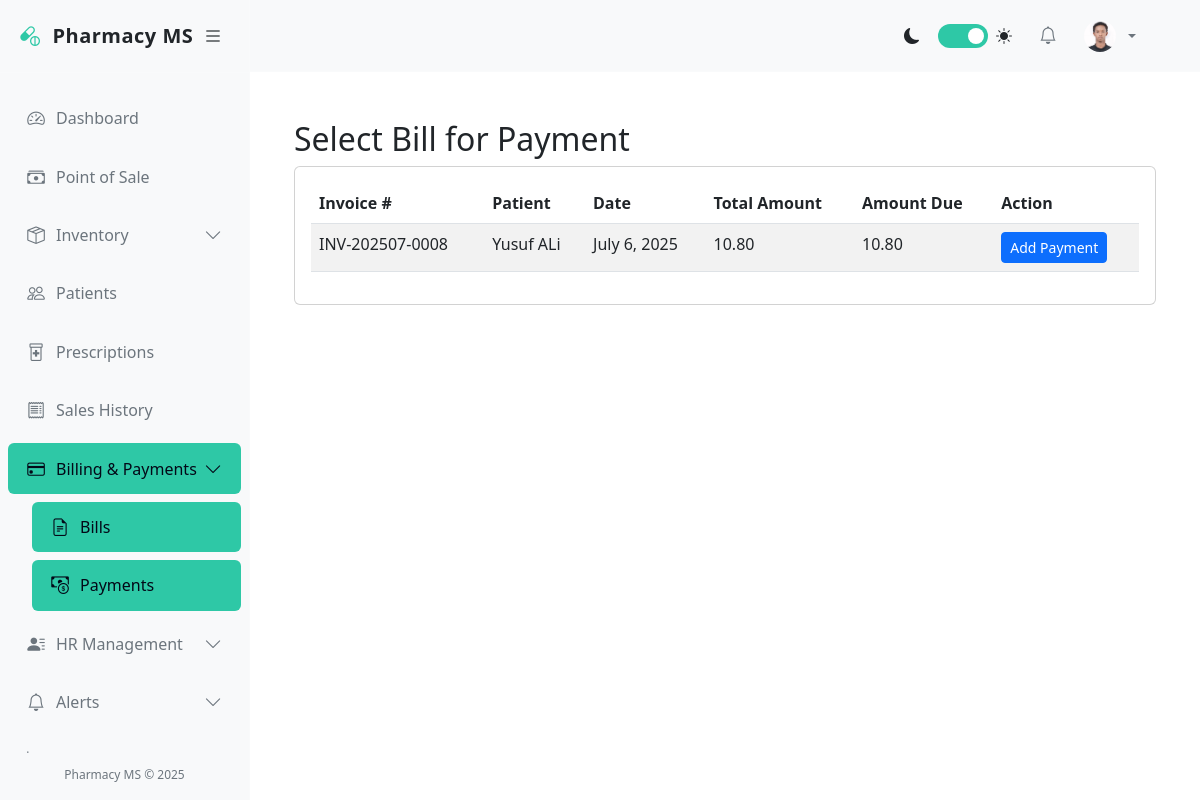
Screenshot of /pharmacy/payments/select-billing/ (signed in) with the database file from the repository.
### accounts/models.py (models this page shows, shortened)
class User(AbstractUser):
    GENDER_CHOICES = (
        ('M', 'Male'),
        ('F', 'Female'),
        ('O', 'Other'),
    )
    ROLES = (
        ('admin', 'Administrator'),
        ('pharmacist', 'Pharmacist'),
        ('cashier', 'Cashier'),
        ('manager', 'Manager'),
        ('staff', 'Staff'),
    )
    role = models.CharField(max_length=20, choices=ROLES, default='staff')
    gender = models.CharField(max_length=1, choices=GENDER_CHOICES, blank=True, null=True)
    phone = models.CharField(max_length=20, blank=True, null=True)
    address = models.TextField(blank=True, null=True)
    date_of_birth = models.DateField(blank=True, null=True)
    hire_date = models.DateField(blank=True, null=True)
    profile_picture = models.ImageField(upload_to='profile_pics/', blank=True, null=True)
    is_active = models.BooleanField(default=True)

### pharmacy/models.py (models this page shows, shortened)
class Billing(models.Model):
    PAYMENT_STATUS = (
        ('pending', 'Pending'),
        ('paid', 'Paid'),
        ('partially_paid', 'Partially Paid'),
        ('cancelled', 'Cancelled'),
    )
    invoice_number = models.CharField(max_length=50, unique=True, blank=True)
    patient = models.ForeignKey(Patient, on_delete=models.CASCADE, related_name='billings')
    date = models.DateField(default=timezone.now)
    due_date = models.DateField()
    amount = models.DecimalField(max_digits=10, decimal_places=2)
    tax_amount = models.DecimalField(max_digits=10, decimal_places=2, default=0)
    discount_amount = models.DecimalField(max_digits=10, decimal_places=2, default=0)
    total_amount = models.DecimalField(max_digits=10, decimal_places=2)
    payment_status = models.CharField(max_length=20, choices=PAYMENT_STATUS, default='pending')
    notes = models.TextField(blank=True, null=True)
    created_by = models.ForeignKey(User, on_delete=models.SET_NULL, null=True, related_name='created_billings')
    created_at = models.DateTimeField(auto_now_add=True)
    updated_at = models.DateTimeField(auto_now=True)
    class Meta:
        ordering = ['-date']
        verbose_name = 'Billing'
        verbose_name_plural = 'Billings'
        indexes = [
            models.Index(fields=['invoice_number']),
            models.Index(fields=['payment_status']),
            models.Index(fields=['date']),
            models.Index(fields=['due_date']),
        ]
    def amount_due(self):
        total_paid = self.payments.aggregate(total=Sum('amount'))['total'] or 0
        return max(self.total_amount - total_paid, 0)

class Patient(models.Model):
    GENDER_CHOICES = (
        ('M', 'Male'),
        ('F', 'Female'),
        ('O', 'Other'),
    )
    first_name = models.CharField(max_length=50)
    last_name = models.CharField(max_length=50)
    date_of_birth = models.DateField()
    gender = models.CharField(max_length=1, choices=GENDER_CHOICES)
    phone = models.CharField(max_length=20, blank=True, null=True)
    email = models.EmailField(blank=True, null=True)
    address = models.TextField(blank=True, null=True)
    city = models.CharField(max_length=50, blank=True, null=True)
    state = models.CharField(max_length=50, blank=True, null=True)
    postal_code = models.CharField(max_length=20, blank=True, null=True)
    insurance_provider = models.CharField(max_length=100, blank=True, null=True)
    insurance_number = models.CharField(max_length=50, blank=True, null=True)
    medical_history = models.TextField(blank=True, null=True)
    allergies = models.TextField(blank=True, null=True)
    created_at = models.DateTimeField(auto_now_add=True)
    updated_at = models.DateTimeField(auto_now=True)
    def __str__(self):
        return f"{self.first_name} {self.last_name}"
    class Meta:
        ordering = ['last_name', 'first_name']

### pharmacy/views.py (the view)
# urls.py: path('payments/select-billing/', views.payment_select_billing, name='payment_select_billing'),
@login_required
def payment_select_billing(request):
    billings = Billing.objects.filter(payment_status__in=['pending', 'partially_paid']).order_by('-date')
    return render(request, 'pharmacy/billing/payment_select_billing.html', {'billings': billings})

### pharmacy/templates/pharmacy/billing/payment_select_billing.html (shortened to what this page needs)
{% extends "base.html" %}
{% block content %}
<div class="container mt-4">
    <h2>Select Bill for Payment</h2>
    <div class="card">
        <div class="card-body">
            <table class="table table-striped">
                <thead>
                    <tr>
                        <th>Invoice #</th>
                        <th>Patient</th>
                        <th>Date</th>
                        <th>Total Amount</th>
                        <th>Amount Due</th>
                        <th>Action</th>
                    </tr>
                </thead>
                <tbody>
                    {% for billing in billings %}
                    <tr>
                        <td>{{ billing.invoice_number }}</td>
                        <td>{{ billing.patient }}</td>
                        <td>{{ billing.date }}</td>
                        <td>{{ billing.total_amount }}</td>
                        <td>{{ billing.amount_due }}</td>
                        <td>
                            <a href="{% url 'payment_create' billing.pk %}" class="btn btn-sm btn-primary">
                                Add Payment
                            </a>
                        </td>
                    </tr>
                    {% empty %}
                    <tr>
                        <td colspan="6" class="text-center">No bills available for payment.</td>
                    </tr>
                    {% endfor %}
                </tbody>
            </table>
        </div>
    </div>
</div>
{% endblock %}

### pharmacy/templates/base.html (shortened to what this page needs)
<!DOCTYPE html>
<html lang="en">
<head>
    <link href="https://cdn.jsdelivr.net/npm/bootstrap@5.3.0/dist/css/bootstrap.min.css" rel="stylesheet">
    <link rel="stylesheet" href="https://cdn.jsdelivr.net/npm/bootstrap-icons@1.10.0/font/bootstrap-icons.css">
</head>
<body>
    <div class="d-flex">
        <div class="sidebar" id="sidebar">
            <div class="sidebar-header">
                <a href="{% url 'dashboard' %}" class="sidebar-brand">
                    <i class="bi bi-capsule-pill sidebar-brand-icon"></i>
                    <span id="sidebar-title">Pharmacy MS</span>
                </a>
                <button class="toggle-btn" id="toggle-sidebar">
                    <i class="bi bi-list"></i>
                </button>
            </div>
            <div class="px-2 py-3" style="height: calc(100% - 120px); overflow-y: auto;">
                <ul class="nav flex-column">
                    <li class="nav-item">
                        <a class="nav-link {% if request.resolver_match.url_name == 'dashboard' %}active{% endif %}"
                            href="{% url 'dashboard' %}">
                            <i class="bi bi-speedometer2"></i>
                            <span class="nav-link-text ms-2">Dashboard</span>
                        </a>
                    </li>
                    <li class="nav-item">
                        <a class="nav-link {% if 'pos' in request.resolver_match.url_name %}active{% endif %}"
                            href="{% url 'pos' %}">
                            <i class="bi bi-cash-stack"></i>
                            <span class="nav-link-text ms-2">Point of Sale</span>
                        </a>
                    </li>
                    <li class="nav-item">
                        <a class="nav-link "
                            data-bs-toggle="collapse" href="#inventoryCollapse">
                            <i class="bi bi-box-seam"></i>
                            <span class="nav-link-text ms-2">Inventory</span>
                            <i class="bi bi-chevron-down collapse-icon ms-auto"></i>
                        </a>
                    </li>
                    <li class="nav-item">
                        <a class="nav-link {% if 'patient' in request.resolver_match.url_name %}active{% endif %}"
                            href="{% url 'patient_list' %}">
                            <i class="bi bi-people"></i>
                            <span class="nav-link-text ms-2">Patients</span>
                        </a>
                    </li>
                    <li class="nav-item">
                        <a class="nav-link {% if 'prescription' in request.resolver_match.url_name %}active{% endif %}"
                            href="{% url 'prescription_list' %}">
                            <i class="bi bi-prescription2"></i>
                            <span class="nav-link-text ms-2">Prescriptions</span>
                        </a>
                    </li>
                    <li class="nav-item">
                        <a class="nav-link {% if 'sale' in request.resolver_match.url_name and 'pos' not in request.resolver_match.url_name %}active{% endif %}"
                            href="{% url 'sale_list' %}">
                            <i class="bi bi-receipt"></i>
                            <span class="nav-link-text ms-2">Sales History</span>
                        </a>
                    </li>
                    <li class="nav-item">
                        <a class="nav-link {% if 'billing' in request.resolver_match.url_name or 'payment' in request.resolver_match.url_name %}active{% endif %}"
                            data-bs-toggle="collapse" href="#billingCollapse">
                            <i class="bi bi-credit-card"></i>
                            <span class="nav-link-text ms-2">Billing & Payments</span>
                            <i class="bi bi-chevron-down collapse-icon ms-auto"></i>
                        </a>
                        <div class="collapse {% if 'billing' in request.resolver_match.url_name or 'payment' in request.resolver_match.url_name %}show{% endif %}"
                            id="billingCollapse">
                            <ul class="nav flex-column ps-4">
                                <li class="nav-item">
                                    <a class="nav-link {% if 'billing' in request.resolver_match.url_name %}active{% endif %}"
                                        href="{% url 'billing_list' %}">
                                        <i class="bi bi-file-earmark-text"></i>
                                        <span class="nav-link-text ms-2">Bills</span>
                                    </a>
                                </li>
                                <li class="nav-item">
                                    <a class="nav-link {% if 'payment' in request.resolver_match.url_name %}active{% endif %}"
                                        href="{% url 'payment_list' %}">
                                        <i class="bi bi-cash-coin"></i>
                                        <span class="nav-link-text ms-2">Payments</span>
                                    </a>
                                </li>
                            </ul>
                        </div>
                    </li>
                    <li class="nav-item">
                        <a class="nav-link {% if 'user' in request.resolver_match.url_name or 'attendance' in request.resolver_match.url_name or 'payroll' in request.resolver_match.url_name %}active{% endif %}"
                            data-bs-toggle="collapse" href="#hrCollapse">
                            <i class="bi bi-person-lines-fill"></i>
                            <span class="nav-link-text ms-2">HR Management</span>
                            <i class="bi bi-chevron-down collapse-icon ms-auto"></i>
                        </a>
                    </li>
                    <li class="nav-item">
                        <a class="nav-link {% if 'notification' in request.resolver_match.url_name or 'alert_rule' in request.resolver_match.url_name %}active{% endif %}"
                            data-bs-toggle="collapse" href="#alertsCollapse">
                            <i class="bi bi-bell"></i>
                            <span class="nav-link-text ms-2">Alerts</span>
                            <i class="bi bi-chevron-down collapse-icon ms-auto"></i>
                        </a>
                    </li>
                    <li class="nav-item">
                        <a class="nav-link {% if 'report' in request.resolver_match.url_name %}active{% endif %}"
                            data-bs-toggle="collapse" href="#reportsCollapse">
                            <i class="bi bi-graph-up"></i>
                            <span class="nav-link-text ms-2">Reports</span>
                            <i class="bi bi-chevron-down collapse-icon ms-auto"></i>
                        </a>
                    </li>
                </ul>
            </div>
            <div class="sidebar-footer">
                Pharmacy MS &copy; 2025
            </div>
        </div>
        <div class="main-content flex-grow-1" id="main-content">
            <nav class="navbar navbar-expand-lg navbar-light bg-light border-bottom">
                <div class="container-fluid">
                    <div class="collapse navbar-collapse" id="navbarSupportedContent">
                        <ul class="navbar-nav ms-auto align-items-center">
                            <li class="nav-item me-3">
                                <div class="d-flex align-items-center">
                                    <i class="bi bi-moon-fill me-2"></i>
                                    <label class="theme-switch">
                                        <span class="slider"></span>
                                    </label>
                                    <i class="bi bi-sun-fill ms-2"></i>
                                </div>
                            </li>
                            <li class="nav-item dropdown me-2">
                                <a class="nav-link position-relative" href="#" id="notificationsDropdown" role="button"
                                    data-bs-toggle="dropdown">
                                    <i class="bi bi-bell"></i>
                                </a>
                            </li>
                            <li class="nav-item dropdown">
                                <a class="nav-link dropdown-toggle d-flex align-items-center" href="#" id="userDropdown"
                                    role="button" data-bs-toggle="dropdown">
                                    {% if user.profile_picture %}
                                    <img src="{{ user.profile_picture.url }}" class="rounded-circle me-2" width="32"
                                        height="32" alt="Profile">
                                    {% else %}
                                    <i class="bi bi-person-circle me-2"></i>
                                    {% endif %}
                                </a>
                            </li>
                        </ul>
                    </div>
                </div>
            </nav>
            <div class="container-fluid py-4">
                {% block content %}{% endblock %}
            </div>
        </div>
    </div>
</body>
</html>

### rows the page displays
User: profile_picture (picture)
Billing: invoice_number "INV-202507-0008", patient "Yusuf ALi", date "July 6, 2025", total_amount "10.80", amount_due "10.80"
